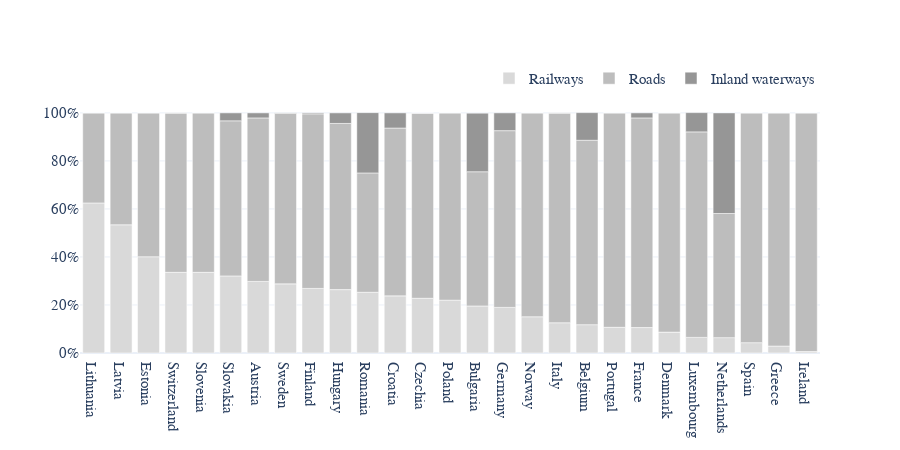

Notebook code for this chart:
### Code cell
df = pd.read_excel("../data/plots/Modal_split.xlsx", sheet_name = "2021", index_col = 0)
df.columns = df.iloc[7]
df = df.iloc[8:35].fillna(0)
df = df/100
fig = go.Figure()
for i in df.columns[:-1]:
    fig.add_trace(go.Bar(x = df.index, y = df[f"{i}"], name = i, 
                         #text = df[f"{i}"]
                        ))
#fig.update_traces(texttemplate='%{text:.0%}', textfont = {"size": 14})
i = df.columns[-1]
fig.add_trace(go.Bar(x = df.index, y = df[f"{i}"], name = i))
fig.update_yaxes(tickformat = ".0%")
fig.update_layout(barmode='relative', colorway = [px.colors.sequential.Greys[i] for i in [2,3,4]],
                  height = 450, legend = legend_horizontal)

### Figure 1 — Plotly figure (JSON) as saved in the notebook; plotly's stock layout.template omitted (floating-point values rounded to 4 significant figures)
{"data": [{"name": "Railways", "type": "bar", "x": ["Lithuania", "Latvia", "Estonia", "Switzerland", "Slovenia", "Slovakia", "Austria", "Sweden", "Finland", "Hungary", "Romania", "Croatia", "Czechia", "Poland", "Bulgaria", "Germany", "Norway", "Italy", "Belgium", "Portugal", "France", "Denmark", "Luxembourg", "Netherlands", "Spain", "Greece", "Ireland"], "y": [0.625, 0.534, 0.401, 0.336, 0.336, 0.321, 0.298, 0.288, 0.269, 0.264, 0.253, 0.238, 0.228, 0.22, 0.196, 0.19, 0.151, 0.126, 0.118, 0.107, 0.106, 0.087, 0.065, 0.064, 0.043, 0.029, 0.006]}, {"name": "Roads", "type": "bar", "x": ["Lithuania", "Latvia", "Estonia", "Switzerland", "Slovenia", "Slovakia", "Austria", "Sweden", "Finland", "Hungary", "Romania", "Croatia", "Czechia", "Poland", "Bulgaria", "Germany", "Norway", "Italy", "Belgium", "Portugal", "France", "Denmark", "Luxembourg", "Netherlands", "Spain", "Greece", "Ireland"], "y": [0.375, 0.466, 0.599, 0.663, 0.664, 0.646, 0.681, 0.71, 0.727, 0.692, 0.497, 0.699, 0.771, 0.78, 0.559, 0.736, 0.849, 0.873, 0.768, 0.893, 0.873, 0.913, 0.856, 0.517, 0.957, 0.971, 0.994]}, {"name": "Inland waterways", "type": "bar", "x": ["Lithuania", "Latvia", "Estonia", "Switzerland", "Slovenia", "Slovakia", "Austria", "Sweden", "Finland", "Hungary", "Romania", "Croatia", "Czechia", "Poland", "Bulgaria", "Germany", "Norway", "Italy", "Belgium", "Portugal", "France", "Denmark", "Luxembourg", "Netherlands", "Spain", "Greece", "Ireland"], "y": [0, 0, 0, 0.001, 0, 0.033, 0.021, 0.002, 0.004, 0.044, 0.251, 0.063, 0, 0, 0.244, 0.074, 0, 0.001, 0.115, 0, 0.021, 0, 0.08, 0.419, 0, 0, 0]}], "layout": {"barmode": "relative", "colorway": ["rgb(217,217,217)", "rgb(189,189,189)", "rgb(150,150,150)"], "height": 450, "legend": {"orientation": "h", "x": 1, "xanchor": "right", "y": 1.02, "yanchor": "bottom"}, "yaxis": {"tickformat": ".0%"}}}
